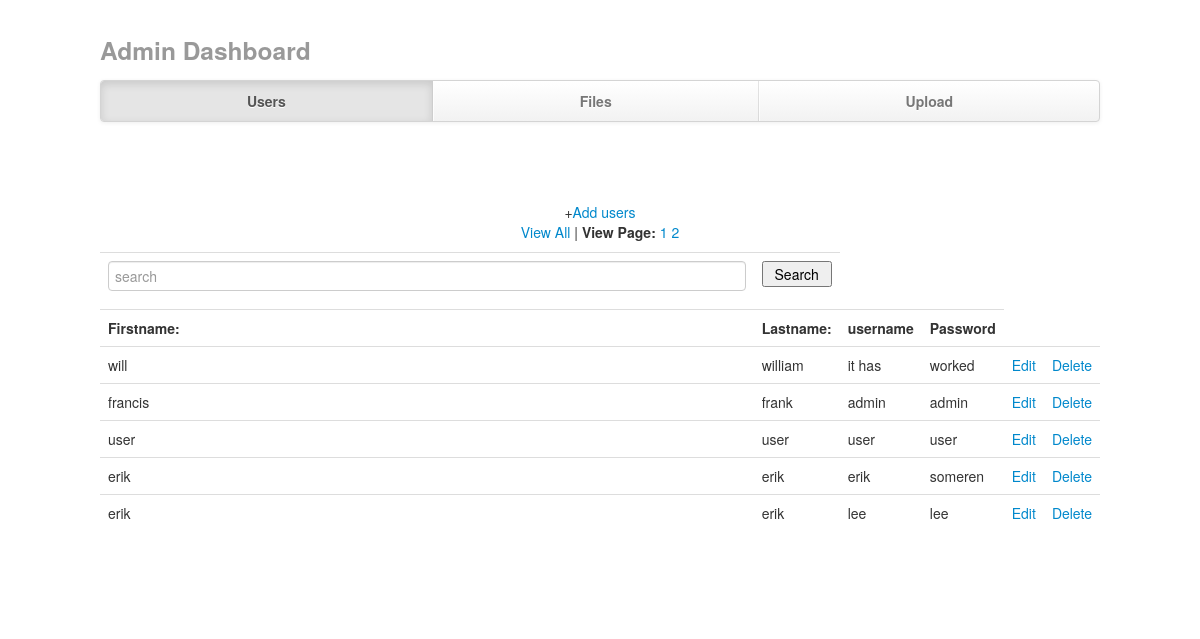
/connection/dashboard.php, run on the app's committed database.
### tables this page shows
CREATE TABLE IF NOT EXISTS `users` (
  `id` int(11) NOT NULL AUTO_INCREMENT,
  `firstname` varchar(210) NOT NULL,
  `lastname` varchar(100) NOT NULL,
  `username` varchar(100) NOT NULL,
  `password` varchar(100) NOT NULL,
  `status` int(11) NOT NULL,
  PRIMARY KEY (`id`),
  UNIQUE KEY `id` (`id`,`username`),
  UNIQUE KEY `id_3` (`id`),
  KEY `id_2` (`id`)
);

### connection/dashboard.php (the view, shortened to what this page needs)
<!DOCTYPE html>
<html lang="en">
    <head>
        <link href="../css/bootstrap.css" rel="stylesheet">
        <link href="../css/bootstrap-responsive.css" rel="stylesheet">
    </head>
    <body>
        <div class="container">
            <div class="masthead">
                <h3 class="muted">Admin Dashboard</h3>
                <div class="navbar">
                    <div class="navbar-inner">
                        <div class="container">
                            <ul class="nav">
                                <li class="active"><a href="dashboard.php">Users</a></li>
                                <li><a href="retrieve.php">Files</a></li>
                                <li><a href="upload.php">Upload</a></li>
                            </ul>
                        </div>
                    </div>
                </div>
            </div>
            <div class="jumbotron">
                +<a class="brand" href="signup.php">Add users</a>
                <table class="table">
                    <tr class="accordion-heading">
                        <td><input type="text" name="search" size="100" placeholder="search" class="input-block-level"></td>
                        <td><input type="submit" value="Search" class="btn-block" /></td>
                    </tr>
                    <?php
                    Print "<th>Firstname:</th> <th>Lastname:</th><th>username</th><th>Password</th>";
                    $search = $_POST["search"];
                    $per_page = 5;
                    $result = mysql_query("SELECT * FROM users where firstname like '%$search%'");
                    $total_results = mysql_num_rows($result);
                    $total_pages = ceil($total_results / $per_page);
                    if (isset($_GET['page']) && is_numeric($_GET['page'])) {
                        $show_page = $_GET['page'];
                        if ($show_page > 0 && $show_page <= $total_pages) {
                            $start = ($show_page - 1) * $per_page;
                            $end = $start + $per_page;
                        } else {
                            $start = 0;
                            $end = $per_page;
                        }
                    } else {
                        $start = 0;
                        $end = $per_page;
                    }
                    echo "<p><a href='view.php'>View All</a> | <b>View Page:</b> ";
                    for ($i = 1; $i <= $total_pages; $i++) {
                        echo "<a href='dashboard.php?page=$i'>$i</a> ";
                    }
                    echo "</p>";
                    for ($i = $start; $i < $end; $i++) {
                        echo "<tr>";
                        echo '<td>' . mysql_result($result, $i, 'firstname') . '</td>';
                        echo '<td>' . mysql_result($result, $i, 'lastname') . '</td>';
                        echo '<td>' . mysql_result($result, $i, 'username') . '</td>';
                        echo '<td>' . mysql_result($result, $i, 'password') . '</td>';
                        echo '<td><a href="edit.php?id=' . mysql_result($result, $i, 'id') . '">Edit</a></td>';
                        echo '<td><a href="delete.php?id=' . mysql_result($result, $i, 'id') . '">Delete</a></td>';
                        echo "</tr>";
                    }
                    echo "</table>";
                    ?>
            </div>
</html>

### connection/dashboard.php (style rules this page uses)
body { padding-top: 20px; padding-bottom: 60px; }
.container { margin: 0 auto; max-width: 1000px; }
.jumbotron { margin: 80px 0; text-align: center; }
.navbar .navbar-inner { padding: 0; }
.navbar .nav { margin: 0; display: table; width: 100%; }
.navbar .nav li { display: table-cell; width: 1%; float: none; }
.navbar .nav li a { font-weight: bold; text-align: center; border-left: 1px solid rgba(255,255,255,.75); border-right: 1px solid rgba(0,0,0,.1); }
.navbar .nav li:first-child a { border-left: 0; border-radius: 3px 0 0 3px; }
.navbar .nav li:last-child a { border-right: 0; border-radius: 0 3px 3px 0; }

### data on the page
users: firstname "will", lastname "william", username "it has", password "worked"
users: firstname "francis", lastname "frank", username "admin", password "admin"
users: firstname "user", lastname "user", username "user", password "user"
users: firstname "erik", lastname "erik", username "erik", password "someren"
users: firstname "erik", lastname "erik", username "lee", password "lee"
